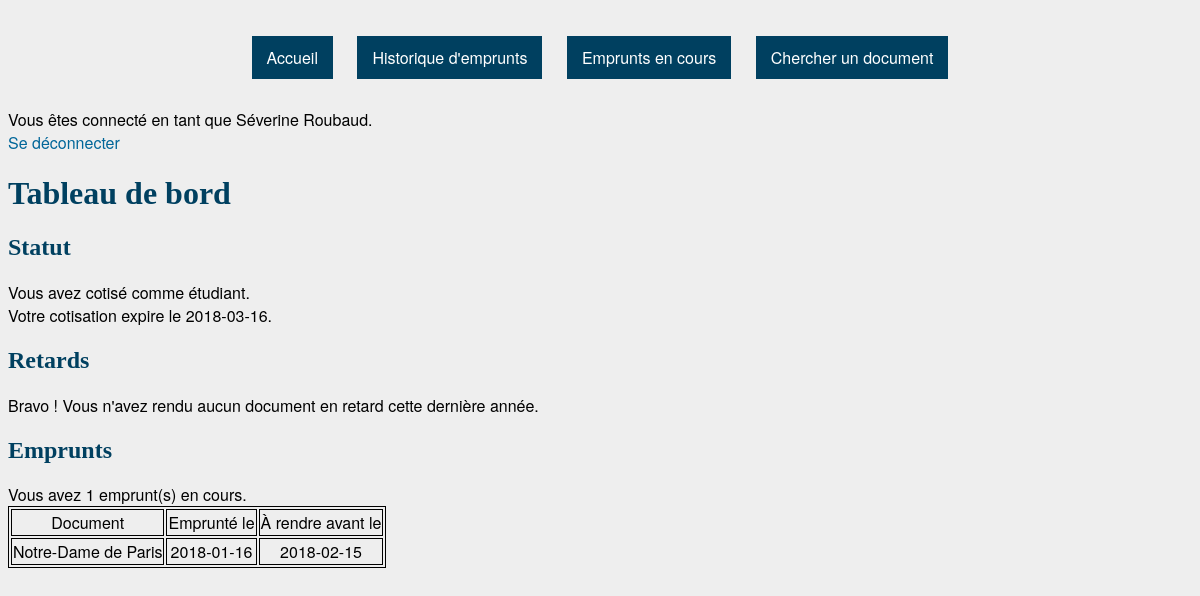
Page /home.php (signed in) on the committed database.
### tables this page shows
CREATE TABLE `Cotise` (
  `ID` int(11) NOT NULL,
  `abonné` int(11) NOT NULL,
  `statut` varchar(20) NOT NULL,
  `date_fin` date NOT NULL
);

CREATE TABLE `Emprunts` (
  `ID` int(11) NOT NULL,
  `abonné` int(11) NOT NULL,
  `document` int(11) NOT NULL,
  `date_emprunt` date NOT NULL,
  `date_retour_prevue` date NOT NULL
);

CREATE TABLE `Documents` (
  `ID` int(11) NOT NULL,
  `titre` varchar(50) NOT NULL,
  `type` set('livre','BD','revue','CD','DVD') NOT NULL,
  `éditeur` varchar(20) DEFAULT NULL,
  `collection` varchar(20) DEFAULT NULL,
  `numéro` int(11) DEFAULT NULL,
  `date_publication` date NOT NULL,
  `disponible` tinyint(1) NOT NULL DEFAULT '1'
);

### session.php (called while the page is built, shortened)
<?php
	$db = mysqli_connect("localhost", $_SESSION['pseudo'], $_SESSION['mdp'], "bibli");
	if ($_SESSION['demo']) {
		if ($_SESSION['is_admin']) {
			$query = mysqli_query($db, "SELECT * FROM Admins");
		}
		else {
			$query = mysqli_query($db, "SELECT * FROM Abonnés");
		}
		$row = mysqli_fetch_assoc($query);
		$user_id = $row['ID'];
		$nom = "(compte choisi arbitrairement : ".$row['prénom']." ".$row['nom'].")";
		$prenom = "testeur";
		$pseudo = $row['pseudo'];
	}
	else {
		$verif = $_SESSION['pseudo'];
		if ($_SESSION['is_admin']) {
			$query = mysqli_query($db, "SELECT * FROM Admins WHERE pseudo = '$verif'");
		}
		else {
			$query = mysqli_query($db, "SELECT * FROM Abonnés WHERE pseudo = '$verif'");
		}
		$row = mysqli_fetch_assoc($query);
		$user_id = $row['ID'];
		$nom = $row['nom'];
		$prenom = $row['prénom'];
	}
?>

### home.php (the view, shortened to what this page needs)
<?php
	include('session.php');
?>
<!DOCTYPE html>
<html>
	<head>
		<link href="style.css" rel="stylesheet" type="text/css">
	</head>
	<body>
		<?php
			include('header.php');
		?>
		<h1>Tableau de bord</h1>
		<h2>Statut</h2>
		<?php
			$result = mysqli_query($db, "SELECT statut, date_fin FROM Cotise WHERE abonné = '$user_id' AND NOW() < date_fin ORDER BY date_fin DESC");
			$row = mysqli_fetch_row($result);
			if (isset($row)) {
				echo '<div>Vous avez cotisé comme ' . $row[0] . '.</div>';
				echo '<div>Votre cotisation expire le ' . $row[1] . '.</div>';
			}
			else {
				echo '<div>Votre cotisation a expiré.</div>';
				echo '<div>Contactez un administrateur !</div>';
			}
		?>
		<h2>Retards</h2>
		<?php
			$result = mysqli_query($db, "SELECT document, date_retour FROM Retards WHERE abonné = '$user_id' AND DATEDIFF(NOW(), date_retour) <= 365");
			$row_cpt = mysqli_num_rows($result);
			if ($row_cpt == 0) {
				echo "<div>Bravo ! Vous n'avez rendu aucun document en retard cette dernière année.</div>";
			}
		?>
		<h2>Emprunts</h2>
		<?php
			$result = mysqli_query($db, "SELECT document, date_emprunt, date_retour_prevue FROM Emprunts WHERE abonné = '$user_id'");
			$row_cpt = mysqli_num_rows($result);
			if ($row_cpt == 0) {
				echo "<div>Vous n'avez aucun emprunt en cours.</div>";
			}
			else {
				echo '<div>Vous avez ' . $row_cpt . ' emprunt(s) en cours.</div>';
				echo '<table><tr><td>Document</td><td>Emprunté le</td><td>À rendre avant le</td></tr>';
				while ($row = mysqli_fetch_row($result)) {
					$doc = mysqli_query($db, "SELECT titre FROM Documents WHERE ID = '$row[0]'");
					echo '<tr><td>' . mysqli_fetch_row($doc)[0] . '</td><td>' . $row[1] . '</td><td>' . $row[2] . '</td></tr>';
				}
				echo '</table>';
			}
		?>
	</body>
</html>

### header.php
<div class="menu">
	<a href=home.php>Accueil</a>
	<a href=historique.php>Historique d'emprunts</a>
	<a href=emprunts.php>Emprunts en cours</a>
	<a href=recherche.php>Chercher un document</a>
</div>
<div>Vous êtes connecté en tant que <?php echo $prenom . " " . $nom; ?>.</div>
<div><a href="logout.php">Se déconnecter</a></div>

### style.css (style rules this page uses)
body { background-color: #eeeeee; font-family: "HelveticaNeue-Light", "Helvetica Neue Light", "Helvetica Neue", Helvetica, Arial, "Lucida Grande", sans-serif; font-weight: 500; }
h1, h2, h3, h4, h5, h6 { font-family: Georgia, serif; color: #004060; }
a, a:visited { color: #006699; text-decoration: none; }
table, td { text-align: center; border: 1px solid black; }
.menu { text-align: center; top: 0; width:100%; }
.menu a { background: #004060; color: #FFF; padding: 10px 15px; margin: 10px 10px 10px 10px; line-height: 100px; }

### rows in the picture
abonnés: prénom "Séverine", nom "Roubaud"
cotise: statut "étudiant", date_fin "2018-03-16"
emprunts: documents.titre "Notre-Dame de Paris", date_emprunt "2018-01-16", date_retour_prevue "2018-02-15"

### other values in the picture
$row_cpt "1"
